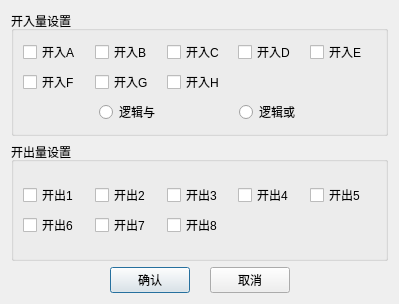
<?xml version="1.0" encoding="UTF-8"?>
<ui version="4.0">
 <class>QDiffBinarysDlg</class>
 <widget class="QDialog" name="QDiffBinarysDlg">
  <property name="geometry">
   <rect>
    <x>0</x>
    <y>0</y>
    <width>399</width>
    <height>304</height>
   </rect>
  </property>
  <property name="windowTitle">
   <string>开关量设置</string>
  </property>
  <layout class="QGridLayout" name="gridLayout">
   <item row="0" column="0">
    <widget class="QGroupBox" name="groupBox">
     <property name="title">
      <string>开入量设置</string>
     </property>
     <layout class="QGridLayout" name="gridLayout_3">
      <item row="0" column="0" colspan="5">
       <layout class="QGridLayout" name="gridLayout_2">
        <item row="0" column="0">
         <widget class="QCheckBox" name="m_check_A">
          <property name="sizePolicy">
           <sizepolicy hsizetype="Preferred" vsizetype="Fixed">
            <horstretch>0</horstretch>
            <verstretch>0</verstretch>
           </sizepolicy>
          </property>
          <property name="text">
           <string>开入A</string>
          </property>
         </widget>
        </item>
        <item row="0" column="1">
         <widget class="QCheckBox" name="m_check_B">
          <property name="sizePolicy">
           <sizepolicy hsizetype="Preferred" vsizetype="Fixed">
            <horstretch>0</horstretch>
            <verstretch>0</verstretch>
           </sizepolicy>
          </property>
          <property name="text">
           <string>开入B</string>
          </property>
         </widget>
        </item>
        <item row="0" column="2">
         <widget class="QCheckBox" name="m_check_C">
          <property name="sizePolicy">
           <sizepolicy hsizetype="Preferred" vsizetype="Fixed">
            <horstretch>0</horstretch>
            <verstretch>0</verstretch>
           </sizepolicy>
          </property>
          <property name="text">
           <string>开入C</string>
          </property>
         </widget>
        </item>
        <item row="0" column="3">
         <widget class="QCheckBox" name="m_check_D">
          <property name="sizePolicy">
           <sizepolicy hsizetype="Preferred" vsizetype="Fixed">
            <horstretch>0</horstretch>
            <verstretch>0</verstretch>
           </sizepolicy>
          </property>
          <property name="text">
           <string>开入D</string>
          </property>
         </widget>
        </item>
        <item row="0" column="4">
         <widget class="QCheckBox" name="m_check_E">
          <property name="sizePolicy">
           <sizepolicy hsizetype="Preferred" vsizetype="Fixed">
            <horstretch>0</horstretch>
            <verstretch>0</verstretch>
           </sizepolicy>
          </property>
          <property name="text">
           <string>开入E</string>
          </property>
         </widget>
        </item>
        <item row="1" column="0">
         <widget class="QCheckBox" name="m_check_F">
          <property name="sizePolicy">
           <sizepolicy hsizetype="Preferred" vsizetype="Fixed">
            <horstretch>0</horstretch>
            <verstretch>0</verstretch>
           </sizepolicy>
          </property>
          <property name="text">
           <string>开入F</string>
          </property>
         </widget>
        </item>
        <item row="1" column="1">
         <widget class="QCheckBox" name="m_check_G">
          <property name="sizePolicy">
           <sizepolicy hsizetype="Preferred" vsizetype="Fixed">
            <horstretch>0</horstretch>
            <verstretch>0</verstretch>
           </sizepolicy>
          </property>
          <property name="text">
           <string>开入G</string>
          </property>
         </widget>
        </item>
        <item row="1" column="2">
         <widget class="QCheckBox" name="m_check_H">
          <property name="sizePolicy">
           <sizepolicy hsizetype="Preferred" vsizetype="Fixed">
            <horstretch>0</horstretch>
            <verstretch>0</verstretch>
           </sizepolicy>
          </property>
          <property name="text">
           <string>开入H</string>
          </property>
         </widget>
        </item>
       </layout>
      </item>
      <item row="1" column="0">
       <spacer name="horizontalSpacer">
        <property name="orientation">
         <enum>Qt::Horizontal</enum>
        </property>
        <property name="sizeHint" stdset="0">
         <size>
          <width>70</width>
          <height>20</height>
         </size>
        </property>
       </spacer>
      </item>
      <item row="1" column="1">
       <widget class="QRadioButton" name="m_rbtn_LogicAnd">
        <property name="text">
         <string>逻辑与</string>
        </property>
       </widget>
      </item>
      <item row="1" column="3">
       <widget class="QRadioButton" name="m_rbtn_LogicOr">
        <property name="text">
         <string>逻辑或</string>
        </property>
       </widget>
      </item>
      <item row="1" column="4">
       <spacer name="horizontalSpacer_2">
        <property name="orientation">
         <enum>Qt::Horizontal</enum>
        </property>
        <property name="sizeHint" stdset="0">
         <size>
          <width>70</width>
          <height>20</height>
         </size>
        </property>
       </spacer>
      </item>
      <item row="1" column="2">
       <spacer name="horizontalSpacer_3">
        <property name="orientation">
         <enum>Qt::Horizontal</enum>
        </property>
        <property name="sizeHint" stdset="0">
         <size>
          <width>40</width>
          <height>20</height>
         </size>
        </property>
       </spacer>
      </item>
     </layout>
    </widget>
   </item>
   <item row="2" column="0">
    <layout class="QHBoxLayout" name="horizontalLayout">
     <property name="spacing">
      <number>20</number>
     </property>
     <item>
      <spacer name="horizontalSpacer_4">
       <property name="orientation">
        <enum>Qt::Horizontal</enum>
       </property>
       <property name="sizeHint" stdset="0">
        <size>
         <width>40</width>
         <height>20</height>
        </size>
       </property>
      </spacer>
     </item>
     <item>
      <widget class="QPushButton" name="m_btnOK">
       <property name="text">
        <string>确认</string>
       </property>
      </widget>
     </item>
     <item>
      <widget class="QPushButton" name="m_btnCancel">
       <property name="text">
        <string>取消</string>
       </property>
      </widget>
     </item>
     <item>
      <spacer name="horizontalSpacer_5">
       <property name="orientation">
        <enum>Qt::Horizontal</enum>
       </property>
       <property name="sizeHint" stdset="0">
        <size>
         <width>40</width>
         <height>20</height>
        </size>
       </property>
      </spacer>
     </item>
    </layout>
   </item>
   <item row="1" column="0">
    <widget class="QGroupBox" name="groupBox_2">
     <property name="title">
      <string>开出量设置</string>
     </property>
     <layout class="QGridLayout" name="gridLayout_5">
      <item row="0" column="0">
       <layout class="QGridLayout" name="gridLayout_4">
        <item row="0" column="0">
         <widget class="QCheckBox" name="m_check_B01">
          <property name="sizePolicy">
           <sizepolicy hsizetype="Preferred" vsizetype="Fixed">
            <horstretch>0</horstretch>
            <verstretch>0</verstretch>
           </sizepolicy>
          </property>
          <property name="text">
           <string>开出1</string>
          </property>
         </widget>
        </item>
        <item row="0" column="1">
         <widget class="QCheckBox" name="m_check_B02">
          <property name="sizePolicy">
           <sizepolicy hsizetype="Preferred" vsizetype="Fixed">
            <horstretch>0</horstretch>
            <verstretch>0</verstretch>
           </sizepolicy>
          </property>
          <property name="text">
           <string>开出2</string>
          </property>
         </widget>
        </item>
        <item row="0" column="2">
         <widget class="QCheckBox" name="m_check_B03">
          <property name="sizePolicy">
           <sizepolicy hsizetype="Preferred" vsizetype="Fixed">
            <horstretch>0</horstretch>
            <verstretch>0</verstretch>
           </sizepolicy>
          </property>
          <property name="text">
           <string>开出3</string>
          </property>
         </widget>
        </item>
        <item row="0" column="3">
         <widget class="QCheckBox" name="m_check_B04">
          <property name="sizePolicy">
           <sizepolicy hsizetype="Preferred" vsizetype="Fixed">
            <horstretch>0</horstretch>
            <verstretch>0</verstretch>
           </sizepolicy>
          </property>
          <property name="text">
           <string>开出4</string>
          </property>
         </widget>
        </item>
        <item row="0" column="4">
         <widget class="QCheckBox" name="m_check_B05">
          <property name="sizePolicy">
           <sizepolicy hsizetype="Preferred" vsizetype="Fixed">
            <horstretch>0</horstretch>
            <verstretch>0</verstretch>
           </sizepolicy>
          </property>
          <property name="text">
           <string>开出5</string>
          </property>
         </widget>
        </item>
        <item row="1" column="0">
         <widget class="QCheckBox" name="m_check_B06">
          <property name="sizePolicy">
           <sizepolicy hsizetype="Preferred" vsizetype="Fixed">
            <horstretch>0</horstretch>
            <verstretch>0</verstretch>
           </sizepolicy>
          </property>
          <property name="text">
           <string>开出6</string>
          </property>
         </widget>
        </item>
        <item row="1" column="1">
         <widget class="QCheckBox" name="m_check_B07">
          <property name="sizePolicy">
           <sizepolicy hsizetype="Preferred" vsizetype="Fixed">
            <horstretch>0</horstretch>
            <verstretch>0</verstretch>
           </sizepolicy>
          </property>
          <property name="text">
           <string>开出7</string>
          </property>
         </widget>
        </item>
        <item row="1" column="2">
         <widget class="QCheckBox" name="m_check_B08">
          <property name="sizePolicy">
           <sizepolicy hsizetype="Preferred" vsizetype="Fixed">
            <horstretch>0</horstretch>
            <verstretch>0</verstretch>
           </sizepolicy>
          </property>
          <property name="text">
           <string>开出8</string>
          </property>
         </widget>
        </item>
       </layout>
      </item>
     </layout>
    </widget>
   </item>
  </layout>
 </widget>
 <resources/>
 <connections/>
</ui>
